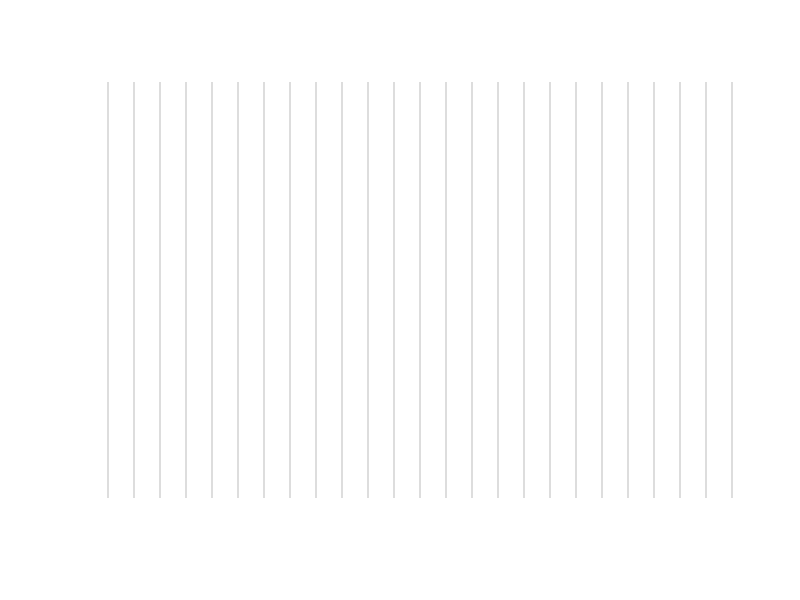

Generate this figure with R: (Note: this script raises an error after producing the figure.)
## ---- chunk 1
x <- 1:25
y <- rep(1,25)
pch.plot <- plot(x, y, pch=x, xlab="PCH value", main="PCH Symbols", ylab="", grid(nx=26, ny=1, col="grey", lty="solid"), axes=F, cex=1.5)
axis(side=1, at=seq(1,25,1), label=x)
pdf(pch.plot,"/Users/daniellegoodman/assignment03/PCH Symbols Plot.pdf")
